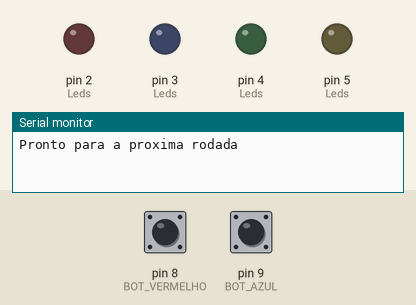
The sketch below on a simulated Arduino Mega 2560, built with avr-gcc and run on an emulated ATmega2560. Parts: output pins drawn as LEDs (lit = HIGH), the last lines printed to the serial monitor. The test bench sets the inputs (shaded band); at power-on: pin 9 (BOT_AZUL) HIGH, pin 8 (BOT_VERMELHO) HIGH. Random numbers use the default seed unless the sketch sets one.

Above: at 3.0 s.
3.1 s: pin 9 (BOT_AZUL) pulled LOW for 0.65 s
At 4.1 s:
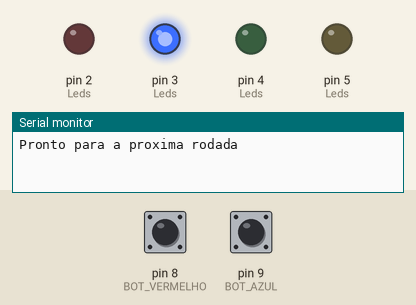
At 5.92 s:
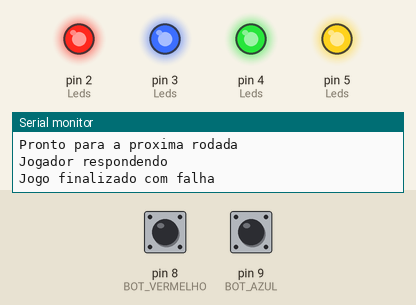
Timing chart, 0 to 12.9 s (numbered marks = the images above; inputs shaded):
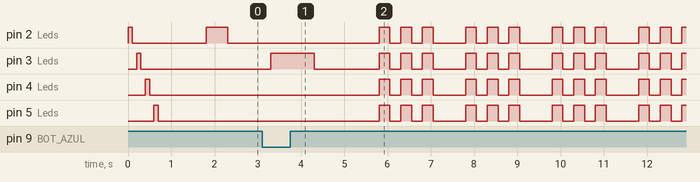

The sketch:

sketch.ino
```cpp
#define VERMELHO 2
#define AZUL 3
#define VERDE 4
#define AMARELO 5

#define BOT_VERMELHO 8
#define BOT_AZUL 9
#define BOT_VERDE 10
#define BOT_AMARELO 11

#define UM_SEG 1000
#define MEIO_SEG 500

int Leds[4] = {VERMELHO, AZUL, VERDE, AMARELO};
int Bots[4] = {BOT_VERMELHO, BOT_AZUL, BOT_VERDE, BOT_AMARELO};

#define TAMANHO 30
int sequenciaLuzes[TAMANHO];

int rodada = 0;
int usuario = 0;

#define INDEFINIDO -1

enum Estados{
  PROXIMA_RODADA,
  RESPOSTA,
  SUCESSO,
  FALHA
};

void setup() {
  //Inicia LEDs
  for(int i=0; i<4; i++){
    pinMode(Leds[i], OUTPUT);
  }
  //Inicia botões
  for(int i=0; i<4; i++){
    pinMode(Bots[i], INPUT_PULLUP);
  }
  //Testa LEDs
  sequenciaInit();
  sequenciaJogo();
  Serial.begin(9600);
  delay(UM_SEG);

}

void loop() {
  switch (estadoAtual()) {
    case PROXIMA_RODADA:
      novaRodada();
      Serial.println("Pronto para a proxima rodada");
      break;
    case RESPOSTA:
      respostaUsuario();
      Serial.println("Jogador respondendo");
      break;
    case SUCESSO:
      Serial.println("Jogo finalizado com sucesso");
      finalSucesso();
      break;
    case FALHA:
      Serial.println("Jogo finalizado com falha");
      finalFalha();
      break;
  }
  delay(MEIO_SEG);

}

int estadoAtual(){
  if(rodada <= TAMANHO){
    if(usuario == rodada) {
      return PROXIMA_RODADA;
    }
    else{
      return RESPOSTA;
    }
  }
  else if(rodada == TAMANHO + 1){
    return SUCESSO;
  }
  else{
    return FALHA;
  }
}

int piscaLed(int LED, int tempo){
  digitalWrite(LED, HIGH);
  delay(tempo);
  digitalWrite(LED, LOW);
  delay(tempo);
  return LED;
}

void sequenciaInit(){
  for(int i=0;i<4;i++){
    piscaLed(Leds[i], 100);
  }
}

int sorteiaCor(){
  return random(VERMELHO, AMARELO+1);
}

void sequenciaJogo(){
  int jogo = analogRead(A0);
  randomSeed(jogo);
  for(int i = 0; i < TAMANHO; i ++) {
    sequenciaLuzes[i] = sorteiaCor();
  }
}

void piscaSequencia() {
  for (int i = 0; i < rodada; i++) {
    piscaLed(sequenciaLuzes[i], MEIO_SEG);
  }
}

int checaBotao(){
  if (digitalRead(BOT_VERMELHO)==LOW){
    return piscaLed(VERMELHO, UM_SEG);
  }
  if (digitalRead(BOT_AZUL)==LOW){
    return piscaLed(AZUL, UM_SEG);
  }
  if (digitalRead(BOT_AMARELO)==LOW){
    return piscaLed(AMARELO, UM_SEG);
  }
  if (digitalRead(BOT_VERDE)==LOW){
    return piscaLed(VERDE, UM_SEG);
  }

  return INDEFINIDO;
}

void novaRodada(){
  rodada++;
  usuario = 0;
  if(rodada<=TAMANHO){
    piscaSequencia();
  }

}

void respostaUsuario(){
  int resposta = checaBotao();

  if(resposta == INDEFINIDO){
    return;
  }
  if(resposta == sequenciaLuzes[usuario]){
    usuario++;
  }
  else{
    rodada = TAMANHO + 2;
  }
}

void finalSucesso(){
  for(int i=0;i<4;i++){
    digitalWrite(Leds[i], HIGH);
  }
}

void finalFalha(){
  for(int c=0;c<3;c++){
    for(int i=0;i<4;i++){
      digitalWrite(Leds[i], HIGH);
    }
    delay(250);
    for(int i=0;i<4;i++){
      digitalWrite(Leds[i], LOW);
    }
    delay(250);
  }
}
```

Measured:
- after the input at 3.1 s, pin 2 (Leds), pin 4 (Leds), pin 5 (Leds): LOW → HIGH after 2.7 s, then repeats every 2.0 s: 2 × (LOW 0.25 s, HIGH 0.25 s), LOW 0.75 s, HIGH 0.25 s; pin 3 (Leds): LOW → HIGH after 0.20 s, → LOW 1.0 s later, → HIGH 1.5 s later, → LOW 0.25 s later, … (25 changes in this stretch)
